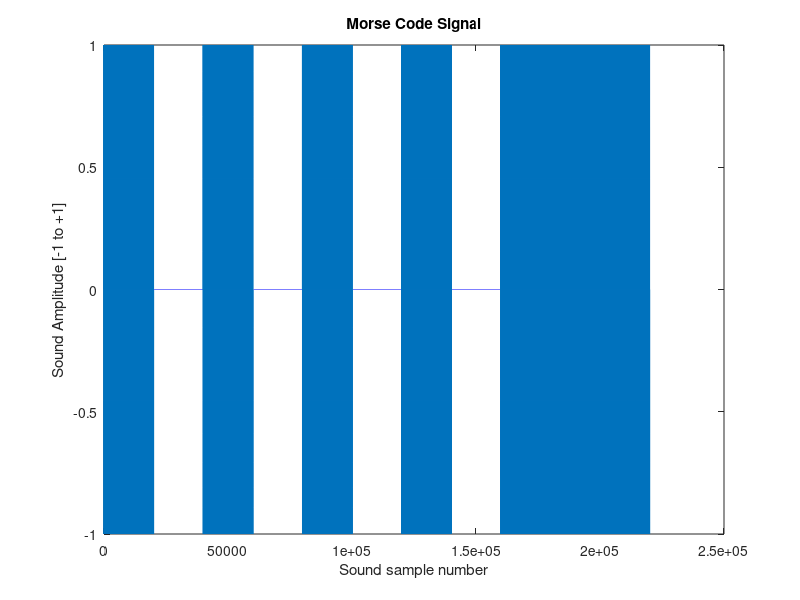

Recreate this plot in MATLAB.
% LabG_morse_in_Matlab_on_computer_v2.m 
  
clear all; close all 
  
% ----------------- Define a Message in Morse ------------------------- 
% define values here: https://en.wikipedia.org/wiki/Morse_code#Transmission 

%   ------------------ Position in Array ---------------------------- 
%   1   2   3   4   5   6   7   8   9   10  11  12  13  14 
morse_message = ...                 % ... means "keep reading to next line 
 [  1   0   1   0   1   0   1   0   1   1   1   NaN NaN NaN]; % row 1: "4" 
% -------------------------- end of Array -------------------------------- 
  
duration = 0.5;                   % length of time for a signal [sec] 
sample_freq = 40000;             % default sample freq. in Hz [8192] 
x = 0:(1/sample_freq):duration; % time at which signal changes prop. to sample freq. 
freq = 1000;                    % [hz] 
y=sin(2*pi*(x*freq));           % y values (sound amp) 
  
% Assign y to a more obvious name for beeps and silence. 
beep = y; 
silent = 0*beep;    % make all values 0 for a length of time. 
  
% count the number of letters in the array 
total_letters = size(morse_message,1); 
width_array = size(morse_message,2); 
  
total_sound = 0; 
  
for current_letter = 1:1:total_letters 
    
    array_column = 1; 
    % Iterate through each row.  Stop when NaN is hit or index exceed width 
    % of array 
  
    while (array_column <= width_array) 
         
        % Append a sinusoid for a short duration if 1 
        if(morse_message(current_letter,array_column) == 1) 
            % add one length of sound 
            total_sound = [total_sound beep]; 
        % Append no sound for a short duration if 0 
        elseif(morse_message(current_letter,array_column) == 0) 
            % add one length of silence 
            total_sound = [total_sound silent];       
        else 
            % do nothing.  Don't append anything 
        end 
         
        % go to the next sound in the letter 
        array_column = array_column + 1; 
    end 
     
end 
  
% Plot the signal 
plot(total_sound); 
title('Morse Code Signal'); 
ylabel('Sound Amplitude [-1 to +1]'); 
xlabel('Sound sample number'); 
  
% Play the signal. 
sound(total_sound,sample_freq);